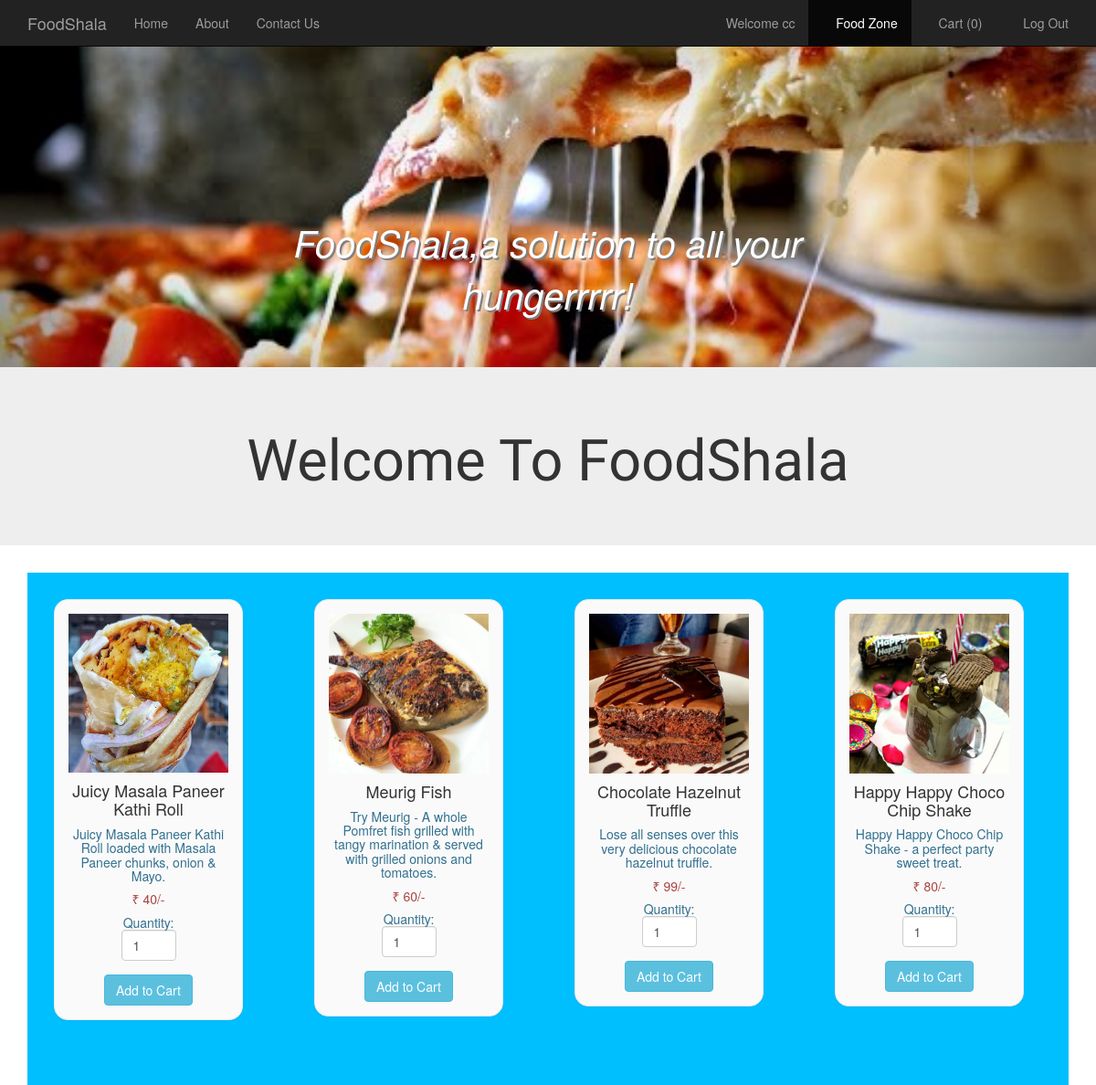
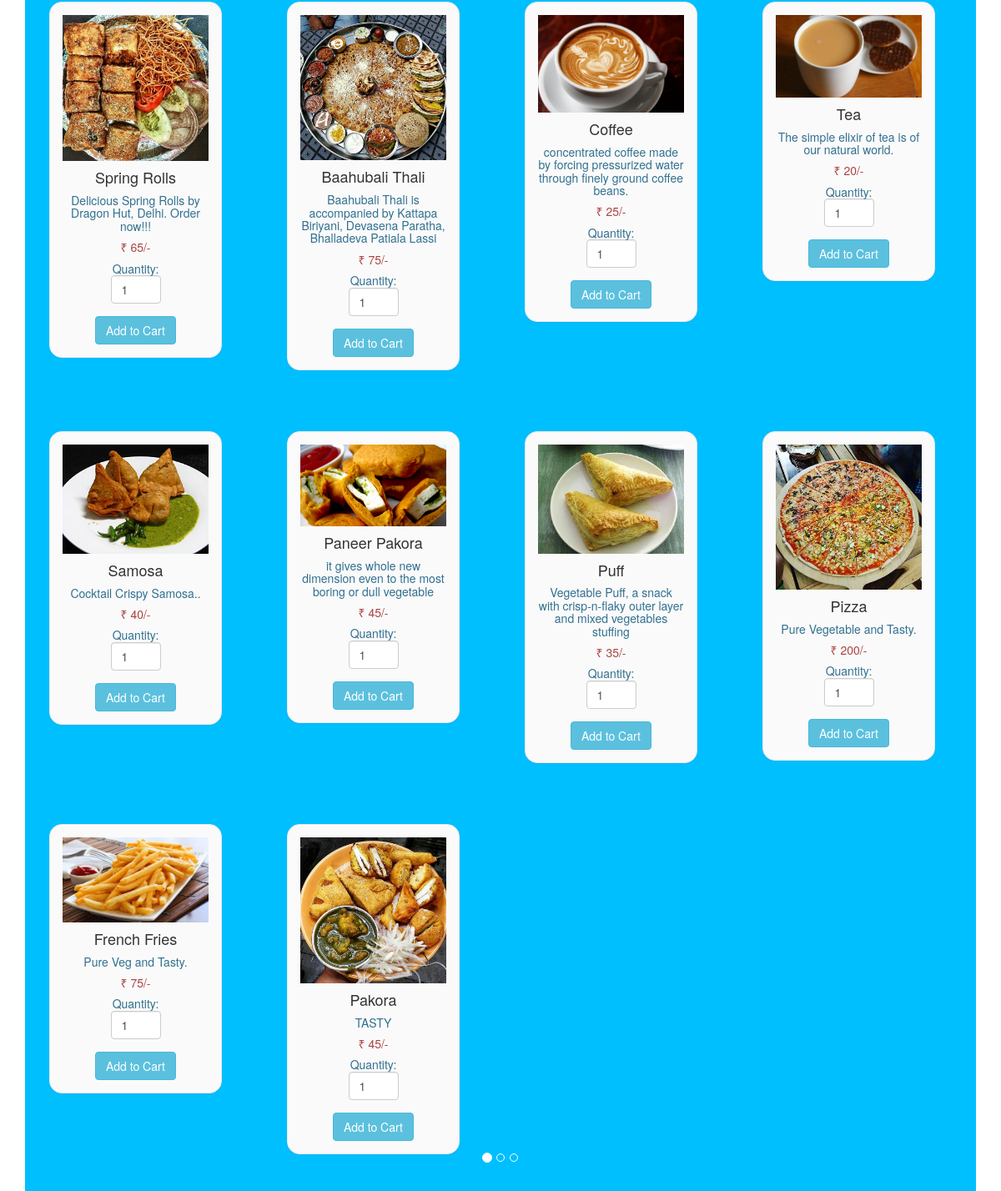
The app's page /foodlist.php (signed in) with its own data (2 pictures, top to bottom).
### tables this page shows
CREATE TABLE `food` (
  `F_ID` int(30) NOT NULL,
  `name` varchar(30) NOT NULL,
  `price` int(30) NOT NULL,
  `description` varchar(200) NOT NULL,
  `R_ID` int(30) NOT NULL,
  `images_path` varchar(200) NOT NULL,
  `options` varchar(10) NOT NULL DEFAULT 'ENABLE'
);

### foodlist.php (the view, shortened to what this page needs)
<html>
  <head>
  </head>
  <link rel="stylesheet" type = "text/css" href ="css/foodlist.css?v=<?php echo time(); ?>">
  <link rel="stylesheet" type = "text/css" href ="css/bootstrap.min.css?v=<?php echo time(); ?>">
  <body>
    <nav class="navbar navbar-inverse navbar-fixed-top navigation-clean-search" role="navigation">
      <div class="container">
        <div class="navbar-header">
          <a class="navbar-brand" href="index.php">FoodShala</a>
        </div>
        <div class="collapse navbar-collapse " id="myNavbar">
          <ul class="nav navbar-nav">
            <li><a href="index.php">Home</a></li>
            <li><a href="aboutus.php">About</a></li>
            <li><a href="contactus.php">Contact Us</a></li>
          </ul>
<?php
if(isset($_SESSION['login_user1'])){
?>
          <ul class="nav navbar-nav navbar-right">
            <li><a href="#"><span class="glyphicon glyphicon-user"></span> Welcome <?php echo $_SESSION['login_user1']; ?> </a></li>
            <li><a href="myrestaurant.php">RESTAURANT CONTROL PANEL</a></li>
            <li><a href="logout_m.php"><span class="glyphicon glyphicon-log-out"></span> Log Out </a></li>
          </ul>
<?php
}
else if (isset($_SESSION['login_user2'])) {
  ?>
           <ul class="nav navbar-nav navbar-right">
            <li><a href="#"><span class="glyphicon glyphicon-user"></span> Welcome <?php echo $_SESSION['login_user2']; ?> </a></li>
            <li class="active" ><a href="foodlist.php"><span class="glyphicon glyphicon-cutlery"></span> Food Zone </a></li>
            <li><a href="cart.php"><span class="glyphicon glyphicon-shopping-cart"></span> Cart  (<?php
              if(isset($_SESSION["cart"])){
              $count = count($_SESSION["cart"]);
              echo "$count";
            }
              else
                echo "0";
              ?>) </a></li>
            <li><a href="logout_u.php"><span class="glyphicon glyphicon-log-out"></span> Log Out </a></li>
          </ul>
<?php
}
?>
        </div>
      </div>
    </nav>
    <div id="myCarousel" class="carousel slide" data-ride="carousel">
    <ol class="carousel-indicators">
      <li data-target="#myCarousel" data-slide-to="0" class="active"></li>
      <li data-target="#myCarousel" data-slide-to="1"></li>
      <li data-target="#myCarousel" data-slide-to="2"></li>
    </ol>
    <div class="carousel-inner">
      <div class="item active">
      <img src="images/c3.jpg" style=" width:100%;">
      <div class="carousel-caption " style="font-size:40px; font-style:italic; text-shadow:2px 2px grey">
	  FoodShala,a solution to all your hungerrrrr!
      </div>
      </div>
   <a class="left carousel-control" href="#myCarousel" data-slide="prev">
      <span class="glyphicon glyphicon-chevron-left"></span>
    </a>
    <a class="right carousel-control" href="#myCarousel" data-slide="next">
      <span class="glyphicon glyphicon-chevron-right"></span>
    </a>
    </div>
<div class="jumbotron">
  <div class="container text-center">
    <h1 style="font-family: 'RocknRoll One', sans-serif;" >Welcome To FoodShala</h1>
  </div>
</div>
<div class="container" style="width:95%; background-color:#00BFFF">
<?php
$conn = Connect();
$sql = "SELECT * FROM FOOD WHERE options = 'ENABLE' ORDER BY F_ID";
$result = mysqli_query($conn, $sql);
if (mysqli_num_rows($result) > 0)
{
  $count=0;
  while($row = mysqli_fetch_assoc($result)){
    if ($count == 0)
      echo "<div class='row'>";
?>
<div class="col-md-3" style="border-radius:100px; padding: 30px" >
<form method="post" action="cart.php?action=add&id=<?php echo $row["F_ID"]; ?>">
<div class="mypanel" align="center";>
<img src="<?php echo $row["images_path"]; ?>" class="img-responsive">
<h4 class="text-dark"><?php echo $row["name"]; ?></h4>
<h5 class="text-info"><?php echo $row["description"]; ?></h5>
<h5 class="text-danger">&#8377; <?php echo $row["price"]; ?>/-</h5>
<h5 class="text-info">Quantity: <input type="number" min="1" max="25" name="quantity" class="form-control" value="1" style="width: 60px;"> </h5>
<input type="submit" name="add" style="margin-top:5px;" class="btn btn-info" value="Add to Cart">
</div>
</form>
</div>
<?php
$count++;
if($count==4)
{
  echo "</div>";
  $count=0;
}
}
?>
</div>
</div>
  <?php
}
?>
</body>
</html>

### css/foodlist.css (style rules this page uses)
body,html { height: 100%; }
body { padding-top: 50px; background-image: url('bgimg1.jpg'); background-repeat: repeat; background-size: cover; background-position: center; }
.mypanel { border: 1px solid #eaeaec; margin: -1px 19px 3px -1px; box-shadow: 0 1px 2px rgba(0,0,0,0.05); background-color: #FAFAFA; padding:15px; border-radius: 15px; }
input { border: 5px solid black; }

### records on screen
food: images_path (picture), name "Juicy Masala Paneer Kathi Roll", description "Juicy Masala Paneer Kathi Roll loaded with Masala Paneer chunks, onion & Mayo.", price "40"
food: images_path (picture), name "Meurig Fish", description "Try Meurig - A whole Pomfret fish grilled with tangy marination & served with grilled onions and tomatoes.", price "60"
food: images_path (picture), name "Chocolate Hazelnut Truffle", description "Lose all senses over this very delicious chocolate hazelnut truffle.", price "99"
food: images_path (picture), name "Happy Happy Choco Chip Shake", description "Happy Happy Choco Chip Shake - a perfect party sweet treat.", price "80"
food: images_path (picture), name "Spring Rolls", description "Delicious Spring Rolls by Dragon Hut, Delhi. Order now!!!", price "65"
food: images_path (picture), name "Baahubali Thali", description "Baahubali Thali is accompanied by Kattapa Biriyani, Devasena Paratha, Bhalladeva Patiala Lassi", price "75"
food: images_path (picture), name "Coffee", description "concentrated coffee made by forcing pressurized water through finely ground coffee beans.", price "25"
food: images_path (picture), name "Tea", description "The simple elixir of tea is of our natural world.", price "20"
food: images_path (picture), name "Samosa", description "Cocktail Crispy Samosa..", price "40"
food: images_path (picture), name "Paneer Pakora", description "it gives whole new dimension even to the most boring or dull vegetable", price "45"
food: images_path (picture), name "Puff", description "Vegetable Puff, a snack with crisp-n-flaky outer layer and mixed vegetables stuffing", price "35"
food: images_path (picture), name "Pizza", description "Pure Vegetable and Tasty.", price "200"
food: images_path (picture), name "French Fries", description "Pure Veg and Tasty.", price "75"
food: images_path (picture), name "Pakora", description "TASTY", price "45"

### other values on screen
$_SESSION['login_user2'] "cc"
